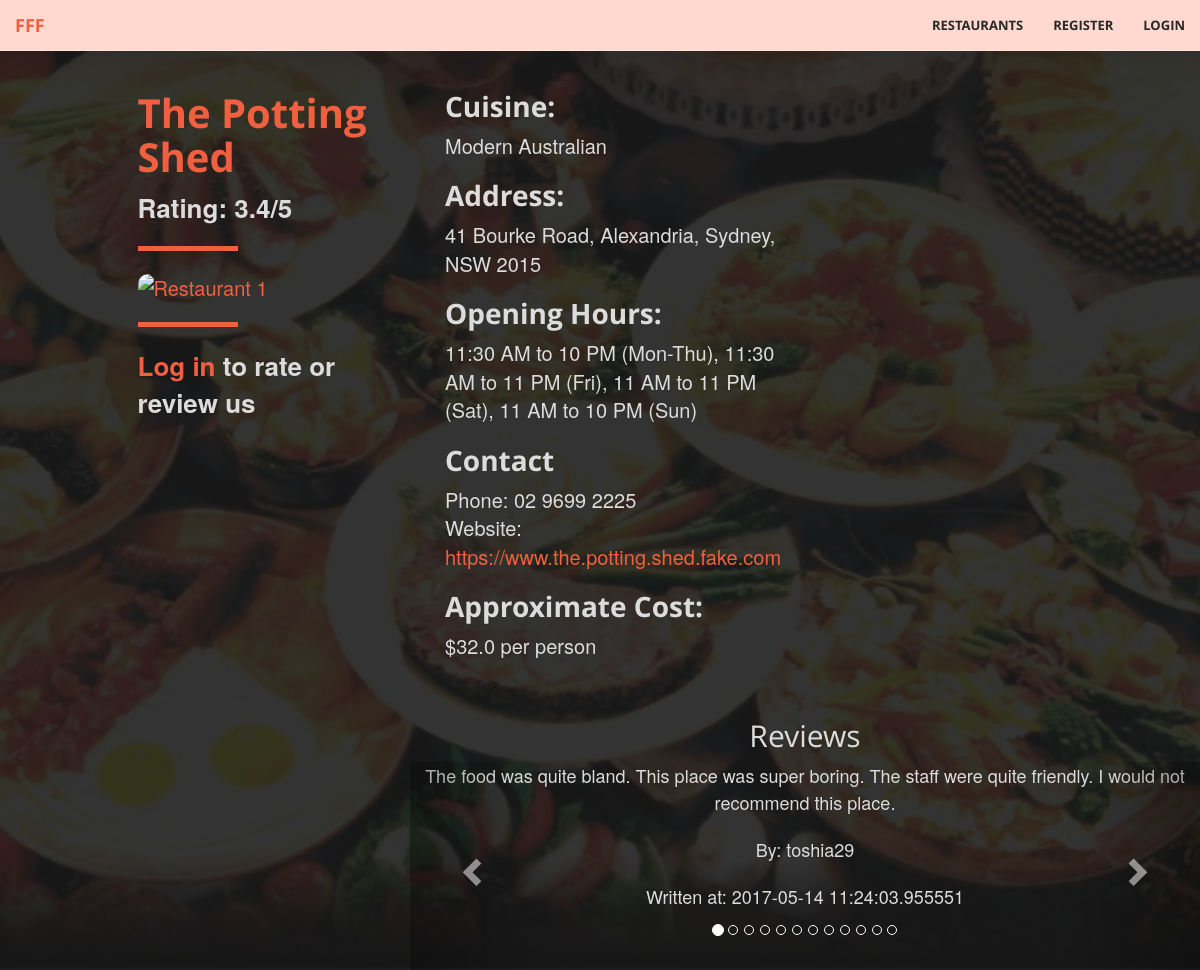
The page /restaurants/1 on the database its author committed.
### tables this page shows
CREATE TABLE Restaurants (
				id			INTEGER not null unique,
				name		TEXT not null,
				suburb	TEXT not null,
				address	TEXT not null,
				postcode INTEGER not null,
				phone		TEXT,
				hours		TEXT, -- business hours; varying format
				cuisine	TEXT not null,
				owner		TEXT,
				website	TEXT check (website like 'http%://%'),
				cost		FLOAT, -- average cost per person
				image		TEXT check (image like 'http%://%'),
				PRIMARY KEY (id),
				FOREIGN KEY (owner) REFERENCES Users(username)
			);

CREATE TABLE Reviews (
                user			TEXT not null,
                restaurant	INTEGER not null,
                review		TEXT not null,
                timestamp	DATE not null,
                PRIMARY KEY (user, restaurant), -- one review per user per restaurant
                FOREIGN KEY (user) REFERENCES Users(username),
                FOREIGN KEY (restaurant) REFERENCES Restaurants(id)
        );

### fff.py (the view, shortened to what this page needs)
@app.route('/restaurants', defaults={'rest_id': None}, methods=['GET', 'POST'])
@app.route('/restaurants/<path:rest_id>', methods=['GET', 'POST'])
def restaurants_page(rest_id=None):
	conn = sqlite3.connect('data.db')
	c = conn.cursor()
	if rest_id: # Display individual restaurant
		r = db_interface.get_restaurant_by_id(c, id=rest_id)
		if r:
			reviews = db_interface.get_reviews(c, rest_id)
			if request.method == 'GET':
				return render_template('restaurant.html', restaurant=r, logged_in=('username' in session), reviews=reviews)
	conn.close()

### classes.py (called while the page is built)
    def get_id(self): # Does not require setter
        return self.id

    def get_name(self):
        return self.name

    def get_address(self):
        return self.address

    def get_cuisine(self):
        return self.cuisine

    def get_phone(self):
        return self.phone

    def get_hours(self):
        return self.hours

    def get_rating(self):
        return self.rating

    def get_website(self):
        return self.website

    def get_cost(self):
        return self.cost

    def get_image(self):
        return self.image

    def get_user(self):
        return self.user

    def get_review(self):
        return self.review

    def get_timestamp(self):
        return self.timestamp

### db_interface.py (called while the page is built)
def get_restaurant_by_id(c, id):
    c.execute("""SELECT * FROM Restaurants WHERE ID=?""", (id, ))
    res = c.fetchone()
    if res:
        r = Restaurant(
            id=res[0],
            name=res[1],
            suburb=res[2],
            address=res[3],
            postcode=res[4],
            phone=res[5],
            hours=res[6],
            cuisine=res[7],
            owner=res[8],
            website=res[9],
            cost=res[10],
            image=res[11],
            rating=find_average_rating(c, res[0])
        )
        return r

def find_average_rating(c, i):
    ratings = c.execute("SELECT rating FROM Ratings WHERE restaurant=?", (i, )).fetchall()
    ratings = [r[0] for r in ratings]
    avg = average(ratings)
    if avg == -1:
        return "Unrated"
    return avg

def get_reviews(c, restaurant_id):
    results = []
    c.execute("SELECT * FROM Reviews WHERE restaurant=?", (restaurant_id, ))
    for review in c.fetchall():
        r = Review(
            user=review[0],
            review=review[2],
            timestamp=review[3]
        )
        results.append(r)
    return results

### fff_helpers.py (called while the page is built)
def average(arr):  # Calculates average value of an array
    total = 0
    i = 0
    for i in range(len(arr)):
        total += arr[i]
    if i == 0:
        return -1
    else:
        return round(total/i, 1)

### templates/restaurant.html (shortened to what this page needs)
{% extends "base.html" %}
{% block body %}
<header>
  <div class="restaurants">
    <div class="row">
      <br/>
      <div class="col-xs-3 col-xs-offset-1">
        <div class ="restaurants-listing-box">
          <div class="restaurants-listing">
            <h1>{{ restaurant.get_name() }} </h1>
            <b>Rating: {{ restaurant.get_rating() }}/5 </b>
            <hr align= "left">
            <a href="{{ url_for('restaurants_page', rest_id = restaurant.get_id()) }}"><img src="{{ restaurant.get_image() }}" alt="Restaurant 1" height ="300" width="440"></a> </br>
              {% if logged_in %}
                <h2>Rate us</h2>
                <form method="POST">
                  <fieldset class="rating">
                    <input type="radio" id="star5" name="rating" value="5" />
                    <label class = "full" for="star5" title="Amazing - 5 stars"></label>
                    <input type="radio" id="star4half" name="rating" value="4.5" />
                    <label class="half" for="star4half" title="4.5 stars"></label>
                    <input type="radio" id="star4" name="rating" value="4" />
                    <label class = "full" for="star4" title="Very good - 4 stars"></label>
                    <input type="radio" id="star3half" name="rating" value="3.5" />
                    <label class="half" for="star3half" title="3.5 stars"></label>
                    <input type="radio" id="star3" name="rating" value="3" />
                    <label class = "full" for="star3" title="Average - 3 stars"></label>
                    <input type="radio" id="star2half" name="rating" value="2.5" />
                    <label class="half" for="star2half" title="2.5 stars"></label>
                    <input type="radio" id="star2" name="rating" value="2" />
                    <label class = "full" for="star2" title="Below average - 2 stars"></label>
                    <input type="radio" id="star1half" name="rating" value="1.5" />
                    <label class="half" for="star1half" title="1.5 stars"></label>
                    <input type="radio" id="star1" name="rating" value="1" />
                    <label class = "full" for="star1" title="Not great - 1 star"></label>
                    <input type="radio" id="starhalf" name="rating" value="0.5" />
                    <label class="half" for="starhalf" title="0.5 stars"></label>
                  </fieldset>
                  <input type="submit" value="Submit" class="btn btn-primary">
                </form>
                <hr>
              {%else%}
              <hr align= "left">
              <b><a class="page-scroll" href="{{ url_for('login') }}">Log in </a> to rate or review us</b>
              {% endif %}
          </div>
        </div>
      </div>
      <div class="col-xs-4">
        <div class="restaurants-listing">
          <h2>Cuisine:</h2>
          {{ restaurant.get_cuisine() }} <br/>
          <h2>Address:</h2>
          {{ restaurant.get_address() }} <br/>
          <h2>Opening Hours:</h2>
          {{ restaurant.get_hours() }} <br/>
          <h2>Contact </h2>
          Phone: {{ restaurant.get_phone() }} <br/>
          Website: <a href="{{ restaurant.get_website() }}">{{ restaurant.get_website() }}</a> <br/>
          <h2>Approximate Cost:</h2>
          ${{restaurant.get_cost()}} per person <br/> <br/>
        </div>
      </div>
    </div>
    <div class="row">
      <div class="col-xs-3 col-xs-offset-1">
      </div>
      <div class="col-xs-8">
        <h2>Reviews</h2>
        <div id="carousel-reviews" class="carousel slide" data-ride="carousel">
          <div class="row">
            <div class="carousel-inner" role="listbox">
              {% for i in range(reviews|length) %}
                {% if i == 0 %}
                  <div class="item active">
                {% else %}
                  <div class="item">
                {% endif %}
                  <p>{{ reviews[i].get_review() }}</p>
                  <p>By: {{ reviews[i].get_user() }}</p>
                  <p>Written at: {{ reviews[i].get_timestamp() }}</p>
                  <br/>
                  <br/>
                </div>
              {% endfor %}
            </div>
            <a class="left carousel-control" href="#carousel-reviews" role="button" data-slide="prev">
              <span class="glyphicon glyphicon-chevron-left" aria-hidden="true"></span>
            </a>
            <a class="right carousel-control" href="#carousel-reviews" role="button" data-slide="next">
              <span class="glyphicon glyphicon-chevron-right" aria-hidden="true"></span>
            </a>
          </div>
          <div class="row">
            <ol class="carousel-indicators">
              {% for i in range(reviews|length) %}
                {% if i == 0 %}
                  <li data-target="#carousel-reviews" data-slide-to="{{ i }}" class="active"></li>
                {% else %}
                  <li data-target="#carousel-reviews" data-slide-to="{{ i }}"></li>
                {% endif %}
              {% endfor %}
            </ol>
          </div>
        </div>
      </div>
    </div>
  </div>
</header>
{% endblock %}

### templates/base.html (shortened to what this page needs)
<!DOCTYPE html>
<html lang="en">
    <head>
        <link href="{{ url_for('static', filename='vendor/bootstrap/css/bootstrap.min.css') }}" rel="stylesheet" type="text/css">
        <link href="{{ url_for('static', filename='vendor/font-awesome/css/font-awesome.min.css') }}" rel="stylesheet" type="text/css">
        <link href="{{ url_for('static', filename='vendor/bootstrap/css/bootstrap-select.min.css') }}" rel="stylesheet" type="text/css">
        <link href="{{ url_for('static', filename='fonts/open_sans.css') }}" rel="stylesheet" type="text/css">
        <link href="{{ url_for('static', filename='fonts/josefin_sans.css') }}" rel="stylesheet" type="text/css">
        <link href="{{ url_for('static', filename='css/fff.css') }}" rel="stylesheet" type="text/css">
        <link href="{{ url_for('static', filename='css/ratings.css') }}" rel="stylesheet" type="text/css">
    </head>
    <body>
      <div class="row">
        <nav id="mainNav" class="navbar navbar-default navbar-fixed-top">
          <div class="container-fluid">
            <div class="navbar-header">
              <a class="navbar-brand page-scroll" href="{{ url_for('home_page') }}">FFF</a>
            </div>
            <div class="collapse navbar-collapse" id="bs-example-navbar-collapse-1">
              <ul class="nav navbar-nav navbar-right">
                <li>
                  <a class="page-scroll" href="{{ url_for('restaurants_page') }}">Restaurants</a>
                </li>
                <li>
                  {% if session['logged_in'] != True %}
                    <a class="page-scroll" href="{{ url_for('register') }}">Register</a>
                  {% endif %}
                </li>
                <li>
                  {% if session['logged_in'] == True %}
                    <a class="page-scroll" href="{{ url_for('logout') }}">Logout</a>
                  {% else %}
                    <a class="page-scroll" href="{{ url_for('login') }}">Login</a>
                  {% endif %}
                </li>
              </ul>
            </div>
          </div>
        </nav>
      </div>
      {% block body %}
      {% endblock %}
    </body>
</html>

### static/css/fff.css (style rules this page uses)
html, body { height: 100%; width: 100%; }
body { font-family: 'Josefin Sans', 'Helvetica Neue', Arial, sans-serif; }
hr { border-color: #F05F40; border-width: 5px; max-width: 100px; }
a { -webkit-transition: all 0.35s; -moz-transition: all 0.35s; transition: all 0.35s; color: #F05F40; }
h1, h2, h3, h4, h5, h6 { font-family: 'Open Sans', 'Helvetica Neue', Arial, sans-serif; }
p { font-size: 18px; line-height: 1.5; margin-bottom: 20px; }
.navbar-default { background-color: white; border-color: rgba(34, 34, 34, 0.05); font-family: 'Open Sans', 'Helvetica Neue', Arial, sans-serif; -webkit-transition: all 0.35s; -moz-transition: all 0.35s; transition: all 0.35s; }
.navbar-default .navbar-header .navbar-brand { color: #F05F40; font-family: 'Open Sans', 'Helvetica Neue', Arial, sans-serif; font-weight: 700; text-transform: uppercase; }
.navbar-default .nav > li > a, .navbar-default .nav > li > a:focus { text-transform: uppercase; font-weight: 700; font-size: 13px; color: #222222; }
@media (min-width: 768px) { .navbar-default { background-color: #ffd9d0; border-color: rgba(255, 255, 255, 0.3); } }
@media (min-width: 768px) { .navbar-default .navbar-header .navbar-brand { color: rgb(40,40,40); } }
@media (min-width: 768px) { .navbar-default .nav > li > a, .navbar-default .nav > li > a:focus { color: rgb(40,40,40); } }
header { position: relative; width: 100%; min-height: auto; -webkit-background-size: cover; -moz-background-size: cover; background-size: cover; background-attachment: fixed; -o-background-size: cover; background-position: center; background-image: url('../img/FFFBackground.jpg'); text-align: center; color: rgb(220,220,220); margin-top: 40px; }
@media (min-width: 768px) { header { min-height: 100%; } }
body { webkit-tap-highlight-color: #222222; }
.restaurants { position: relative; overflow: auto; background-color: rgba(0, 0, 0, 0.8); }
.restaurants .restaurants-listing { text-align: left; font-size:20px; padding: 10px; margin-left: 25px; }
.restaurants .restaurants-listing h1 { font-size: 40px; color: #F05F40; font-weight: bold; }
.restaurants .restaurants-listing h2 { font-weight: bold; font-size:28px; }
.restaurants .restaurants-listing b { font-weight: none; font-size: 26px; }
img { max-height: 100%; max-width: 100%; border-radius: 10px; }
.collapse li a { color: white; }

### rows shown on the page
Restaurants: get_name "The Potting Shed", get_cuisine "Modern Australian", get_address "41 Bourke Road, Alexandria, Sydney, NSW 2015", get_hours "11:30 AM to 10 PM (Mon-Thu), 11:30 AM to 11 PM (Fri), 11 AM to 11 PM (Sat), 11 AM to 10 PM (Sun)", get_phone "02 9699 2225", get_website "https://www.the.potting.shed.fake.com", get_cost "32.0"
Reviews: review "The food was quite bland. This place was super boring. The staff were quite friendly. I would not recommend this place.", user "toshia29", timestamp "2017-05-14 11:24:03.955551"

### other values the page prints
{{ restaurant.get_rating() }} "3.4"
